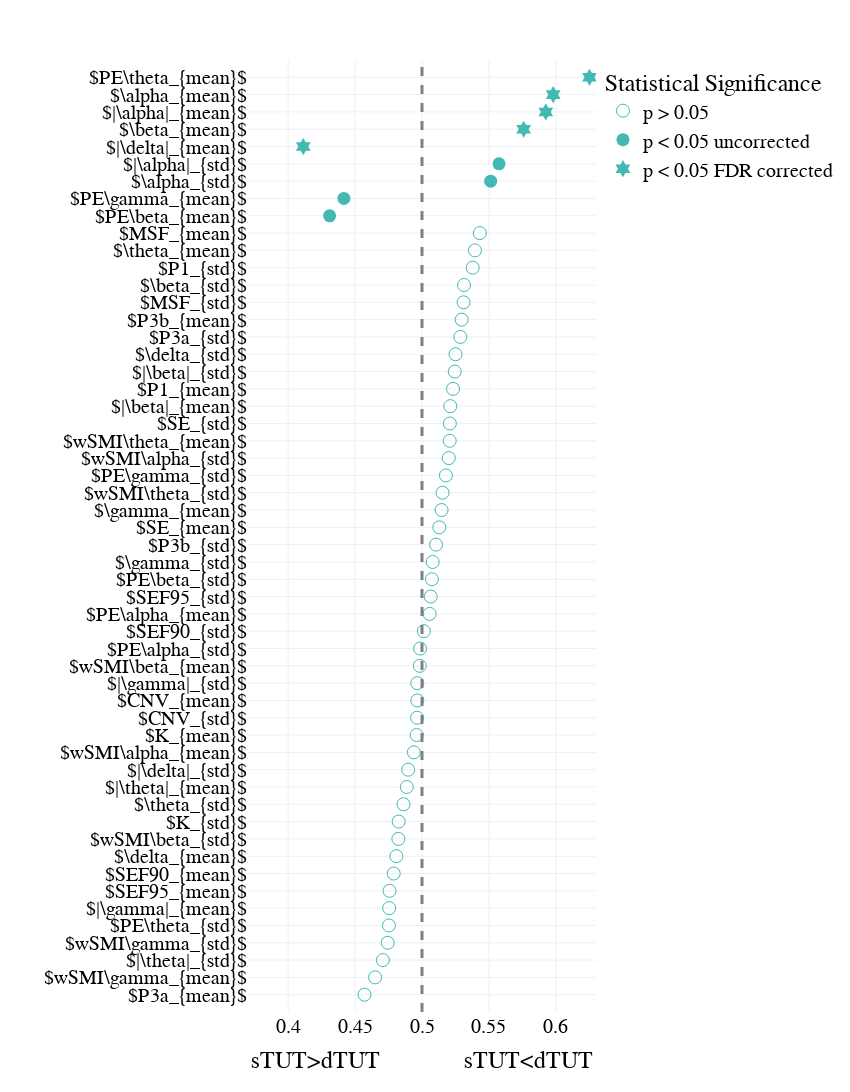

The code cell stored with this chart in its notebook:
### Code cell
segment_mw_roc = pd.read_csv(os.path.join(results_path, 'univariate_roc_mw_segment.csv'))

# segment_mw_roc = segment_mw_roc.sort_values(by = 'AUC', ascending = False).head(10).append(segment_mw_roc.sort_values(by = 'AUC', ascending = False).tail(10))

fig = px.scatter(segment_mw_roc.sort_values(by = 'AUC'),x = 'AUC', y = 'markers', template = "plotly_white", symbol = 'significant', 
                 symbol_sequence = ['circle-open','circle','hexagram' ],
#                  color = 'significant',
                 color_discrete_sequence = [lblue, green,orange, pink], 
                 
                 category_orders = {'significant': ['p > 0.05','p < 0.05 uncorrected', 'p < 0.05 FDR corrected']},
                 labels = {'AUC': 'sTUT>dTUT              sTUT<dTUT', 'significant': 'Statistical Significance', 'markers':''}
                )
fig.add_vline(x=0.5, line_width=3, line_dash="dash", line_color="grey")
fig.update_traces(marker=dict(size = 13))

fig.update_layout(
    width=850,
    height=1300,
#     autosize = True, 
    template = 'plotly_white',
        font=dict(
        family="Times new roman",
        size=20,
        color="black"
    ),
    xaxis = dict(
            visible=True,
            range = [0.37,0.63], 
            tickfont = {"size": 20},
        ),
    yaxis = dict(
        tickfont = {"size": 20},
        autorange = False,    
        automargin = True,
        range = [-1,len(segment_mind_roc)],
        dtick = 1
        ),
    showlegend=True, 

)

fig.show()
# pio.write_json(fig, 'Figs/univariate_roc_mw_segment.plotly')
fig.write_image( os.path.join(fig_path, 'univariate_roc_mw_segment.png'))
fig.write_image( os.path.join(fig_path, 'univariate_roc_mw_segment.pdf'))

### Figure 1 — Plotly figure (JSON) as saved in the notebook; plotly's stock layout.template omitted (floating-point values rounded to 4 significant figures)
{"data": [{"hovertemplate": "Statistical Significance=p > 0.05<br>sTUT>dTUT              sTUT<dTUT=%{x}<br>=%{y}<extra></extra>", "legendgroup": "p > 0.05", "marker": {"color": "#42B9B2", "size": 13, "symbol": "circle-open"}, "mode": "markers", "name": "p > 0.05", "orientation": "h", "showlegend": true, "type": "scatter", "x": [0.457, 0.4649, 0.4708, 0.4743, 0.4753, 0.4755, 0.4758, 0.4789, 0.4808, 0.4823, 0.4826, 0.4862, 0.4886, 0.4897, 0.4939, 0.496, 0.4963, 0.4965, 0.4965, 0.4983, 0.4986, 0.5014, 0.5057, 0.5065, 0.5074, 0.508, 0.5105, 0.513, 0.5146, 0.5154, 0.5178, 0.52, 0.5207, 0.5208, 0.5211, 0.5232, 0.5245, 0.525, 0.5287, 0.5296, 0.531, 0.5314, 0.5379, 0.5396, 0.5432], "xaxis": "x", "y": ["$P3a_{mean}$", "$wSMI\\gamma_{mean}$", "$|\\theta|_{std}$", "$wSMI\\gamma_{std}$", "$PE\\theta_{std}$", "$|\\gamma|_{mean}$", "$SEF95_{mean}$", "$SEF90_{mean}$", "$\\delta_{mean}$", "$wSMI\\beta_{std}$", "$K_{std}$", "$\\theta_{std}$", "$|\\theta|_{mean}$", "$|\\delta|_{std}$", "$wSMI\\alpha_{mean}$", "$K_{mean}$", "$CNV_{std}$", "$CNV_{mean}$", "$|\\gamma|_{std}$", "$wSMI\\beta_{mean}$", "$PE\\alpha_{std}$", "$SEF90_{std}$", "$PE\\alpha_{mean}$", "$SEF95_{std}$", "$PE\\beta_{std}$", "$\\gamma_{std}$", "$P3b_{std}$", "$SE_{mean}$", "$\\gamma_{mean}$", "$wSMI\\theta_{std}$", "$PE\\gamma_{std}$", "$wSMI\\alpha_{std}$", "$wSMI\\theta_{mean}$", "$SE_{std}$", "$|\\beta|_{mean}$", "$P1_{mean}$", "$|\\beta|_{std}$", "$\\delta_{std}$", "$P3a_{std}$", "$P3b_{mean}$", "$MSF_{std}$", "$\\beta_{std}$", "$P1_{std}$", "$\\theta_{mean}$", "$MSF_{mean}$"], "yaxis": "y"}, {"hovertemplate": "Statistical Significance=p < 0.05 uncorrected<br>sTUT>dTUT              sTUT<dTUT=%{x}<br>=%{y}<extra></extra>", "legendgroup": "p < 0.05 uncorrected", "marker": {"color": "#42B9B2", "size": 13, "symbol": "circle"}, "mode": "markers", "name": "p < 0.05 uncorrected", "orientation": "h", "showlegend": true, "type": "scatter", "x": [0.431, 0.4417, 0.5513, 0.5576], "xaxis": "x", "y": ["$PE\\beta_{mean}$", "$PE\\gamma_{mean}$", "$\\alpha_{std}$", "$|\\alpha|_{std}$"], "yaxis": "y"}, {"hovertemplate": "Statistical Significance=p < 0.05 FDR corrected<br>sTUT>dTUT              sTUT<dTUT=%{x}<br>=%{y}<extra></extra>", "legendgroup": "p < 0.05 FDR corrected", "marker": {"color": "#42B9B2", "size": 13, "symbol": "hexagram"}, "mode": "markers", "name": "p < 0.05 FDR corrected", "orientation": "h", "showlegend": true, "type": "scatter", "x": [0.4113, 0.5759, 0.5925, 0.598, 0.6251], "xaxis": "x", "y": ["$|\\delta|_{mean}$", "$\\beta_{mean}$", "$|\\alpha|_{mean}$", "$\\alpha_{mean}$", "$PE\\theta_{mean}$"], "yaxis": "y"}], "layout": {"font": {"color": "black", "family": "Times new roman", "size": 20}, "height": 1300, "legend": {"title": {"text": "Statistical Significance"}, "tracegroupgap": 0}, "margin": {"t": 60}, "shapes": [{"line": {"color": "grey", "dash": "dash", "width": 3}, "type": "line", "x0": 0.5, "x1": 0.5, "xref": "x", "y0": 0, "y1": 1, "yref": "y domain"}], "showlegend": true, "width": 850, "xaxis": {"anchor": "y", "domain": [0, 1], "range": [0.37, 0.63], "tickfont": {"size": 20}, "title": {"text": "sTUT>dTUT              sTUT<dTUT"}, "visible": true}, "yaxis": {"anchor": "x", "automargin": true, "autorange": false, "domain": [0, 1], "dtick": 1, "range": [-1, 54], "tickfont": {"size": 20}, "title": {"text": ""}}}}
